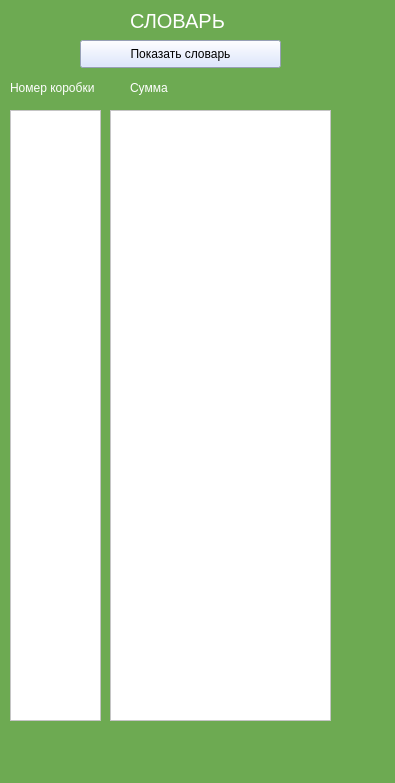
<?xml version="1.0" encoding="UTF-8"?>
<ui version="4.0">
 <class>MainWindow</class>
 <widget class="QMainWindow" name="MainWindow">
  <property name="geometry">
   <rect>
    <x>0</x>
    <y>0</y>
    <width>395</width>
    <height>783</height>
   </rect>
  </property>
  <property name="windowTitle">
   <string>MainWindow</string>
  </property>
  <property name="styleSheet">
   <string notr="true">background-color: rgb(109, 170, 82);</string>
  </property>
  <widget class="QWidget" name="centralwidget">
   <widget class="QTextBrowser" name="numbers">
    <property name="geometry">
     <rect>
      <x>10</x>
      <y>110</y>
      <width>91</width>
      <height>611</height>
     </rect>
    </property>
    <property name="styleSheet">
     <string notr="true">background-color: rgb(255, 255, 255);</string>
    </property>
   </widget>
   <widget class="QTextBrowser" name="textBrowser_2">
    <property name="geometry">
     <rect>
      <x>110</x>
      <y>110</y>
      <width>221</width>
      <height>611</height>
     </rect>
    </property>
    <property name="styleSheet">
     <string notr="true">background-color: rgb(255, 255, 255);</string>
    </property>
   </widget>
   <widget class="QLabel" name="label">
    <property name="geometry">
     <rect>
      <x>130</x>
      <y>0</y>
      <width>141</width>
      <height>41</height>
     </rect>
    </property>
    <property name="font">
     <font>
      <pointsize>15</pointsize>
     </font>
    </property>
    <property name="styleSheet">
     <string notr="true">color: rgb(255, 255, 255);</string>
    </property>
    <property name="text">
     <string>СЛОВАРЬ</string>
    </property>
   </widget>
   <widget class="QLabel" name="label_2">
    <property name="geometry">
     <rect>
      <x>10</x>
      <y>80</y>
      <width>91</width>
      <height>16</height>
     </rect>
    </property>
    <property name="styleSheet">
     <string notr="true">color: rgb(255, 255, 255);</string>
    </property>
    <property name="text">
     <string>Номер коробки</string>
    </property>
   </widget>
   <widget class="QLabel" name="label_3">
    <property name="geometry">
     <rect>
      <x>130</x>
      <y>80</y>
      <width>91</width>
      <height>16</height>
     </rect>
    </property>
    <property name="styleSheet">
     <string notr="true">color: rgb(255, 255, 255);</string>
    </property>
    <property name="text">
     <string>Сумма</string>
    </property>
   </widget>
   <widget class="QPushButton" name="show_button">
    <property name="geometry">
     <rect>
      <x>80</x>
      <y>40</y>
      <width>201</width>
      <height>28</height>
     </rect>
    </property>
    <property name="styleSheet">
     <string notr="true">background-color: rgb(212, 224, 255);</string>
    </property>
    <property name="text">
     <string>Показать словарь</string>
    </property>
   </widget>
  </widget>
  <widget class="QMenuBar" name="menubar">
   <property name="geometry">
    <rect>
     <x>0</x>
     <y>0</y>
     <width>395</width>
     <height>26</height>
    </rect>
   </property>
  </widget>
  <widget class="QStatusBar" name="statusbar"/>
 </widget>
 <resources/>
 <connections/>
</ui>
